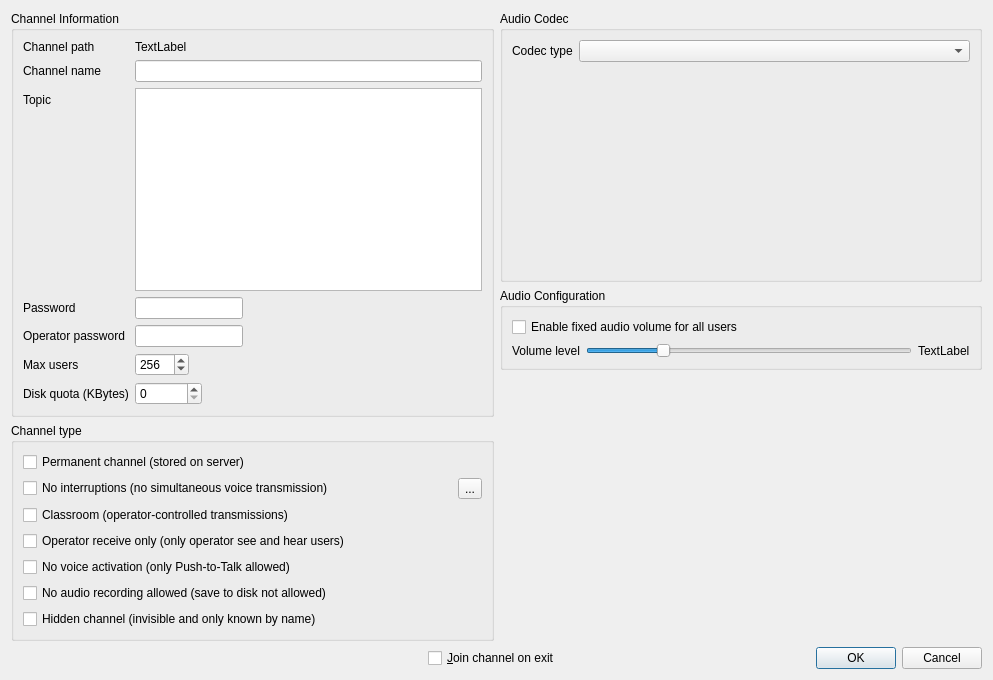
<?xml version="1.0" encoding="UTF-8"?>
<ui version="4.0">
 <class>ChannelDlg</class>
 <widget class="QDialog" name="ChannelDlg">
  <property name="geometry">
   <rect>
    <x>0</x>
    <y>0</y>
    <width>993</width>
    <height>680</height>
   </rect>
  </property>
  <property name="windowTitle">
   <string>Channel</string>
  </property>
  <property name="locale">
   <locale language="C" country="AnyCountry"/>
  </property>
  <property name="modal">
   <bool>true</bool>
  </property>
  <layout class="QVBoxLayout" name="verticalLayout_6">
   <item>
    <layout class="QHBoxLayout" name="horizontalLayout_5">
     <item>
      <layout class="QVBoxLayout" name="verticalLayout_5">
       <item>
        <widget class="QGroupBox" name="groupBox">
         <property name="title">
          <string>Channel Information</string>
         </property>
         <layout class="QFormLayout" name="formLayout">
          <item row="0" column="0">
           <widget class="QLabel" name="label_7">
            <property name="text">
             <string>Channel path</string>
            </property>
           </widget>
          </item>
          <item row="0" column="1">
           <widget class="QLabel" name="chanpathLabel">
            <property name="text">
             <string notr="true">TextLabel</string>
            </property>
           </widget>
          </item>
          <item row="1" column="0">
           <widget class="QLabel" name="label">
            <property name="text">
             <string>Channel name</string>
            </property>
            <property name="buddy">
             <cstring>nameEdit</cstring>
            </property>
           </widget>
          </item>
          <item row="1" column="1">
           <widget class="QLineEdit" name="nameEdit"/>
          </item>
          <item row="2" column="0">
           <widget class="QLabel" name="label_2">
            <property name="text">
             <string>Topic</string>
            </property>
            <property name="buddy">
             <cstring>topicTextEdit</cstring>
            </property>
           </widget>
          </item>
          <item row="2" column="1">
           <widget class="QPlainTextEdit" name="topicTextEdit">
            <property name="tabChangesFocus">
             <bool>true</bool>
            </property>
           </widget>
          </item>
          <item row="3" column="0">
           <widget class="QLabel" name="label_3">
            <property name="text">
             <string>Password</string>
            </property>
            <property name="buddy">
             <cstring>chanpasswdEdit</cstring>
            </property>
           </widget>
          </item>
          <item row="3" column="1">
           <widget class="QLineEdit" name="chanpasswdEdit">
            <property name="sizePolicy">
             <sizepolicy hsizetype="Fixed" vsizetype="Fixed">
              <horstretch>0</horstretch>
              <verstretch>0</verstretch>
             </sizepolicy>
            </property>
           </widget>
          </item>
          <item row="4" column="0">
           <widget class="QLabel" name="label_4">
            <property name="text">
             <string>Operator password</string>
            </property>
            <property name="buddy">
             <cstring>oppasswdEdit</cstring>
            </property>
           </widget>
          </item>
          <item row="4" column="1">
           <widget class="QLineEdit" name="oppasswdEdit">
            <property name="sizePolicy">
             <sizepolicy hsizetype="Fixed" vsizetype="Fixed">
              <horstretch>0</horstretch>
              <verstretch>0</verstretch>
             </sizepolicy>
            </property>
           </widget>
          </item>
          <item row="5" column="0">
           <widget class="QLabel" name="label_12">
            <property name="text">
             <string>Max users</string>
            </property>
            <property name="buddy">
             <cstring>maxusersSpinBox</cstring>
            </property>
           </widget>
          </item>
          <item row="5" column="1">
           <widget class="QSpinBox" name="maxusersSpinBox">
            <property name="sizePolicy">
             <sizepolicy hsizetype="Fixed" vsizetype="Fixed">
              <horstretch>0</horstretch>
              <verstretch>0</verstretch>
             </sizepolicy>
            </property>
            <property name="maximum">
             <number>1000</number>
            </property>
            <property name="value">
             <number>256</number>
            </property>
           </widget>
          </item>
          <item row="6" column="0">
           <widget class="QLabel" name="label_13">
            <property name="text">
             <string>Disk quota (KBytes)</string>
            </property>
            <property name="buddy">
             <cstring>diskquotaSpinBox</cstring>
            </property>
           </widget>
          </item>
          <item row="6" column="1">
           <widget class="QSpinBox" name="diskquotaSpinBox">
            <property name="sizePolicy">
             <sizepolicy hsizetype="Maximum" vsizetype="Fixed">
              <horstretch>0</horstretch>
              <verstretch>0</verstretch>
             </sizepolicy>
            </property>
            <property name="maximum">
             <number>999999999</number>
            </property>
           </widget>
          </item>
         </layout>
        </widget>
       </item>
       <item>
        <widget class="QGroupBox" name="groupBox_4">
         <property name="title">
          <string>Channel type</string>
         </property>
         <layout class="QVBoxLayout" name="verticalLayout_3">
          <item>
           <widget class="QCheckBox" name="staticchanBox">
            <property name="text">
             <string>Permanent channel (stored on server)</string>
            </property>
           </widget>
          </item>
          <item>
           <layout class="QHBoxLayout" name="horizontalLayout_6">
            <item>
             <widget class="QCheckBox" name="singletxchanBox">
              <property name="text">
               <string>No interruptions (no simultaneous voice transmission)</string>
              </property>
             </widget>
            </item>
            <item>
             <widget class="QToolButton" name="singletxButton">
              <property name="text">
               <string>...</string>
              </property>
             </widget>
            </item>
           </layout>
          </item>
          <item>
           <widget class="QCheckBox" name="classroomchanBox">
            <property name="text">
             <string>Classroom (operator-controlled transmissions)</string>
            </property>
           </widget>
          </item>
          <item>
           <widget class="QCheckBox" name="oprecvonlychanBox">
            <property name="text">
             <string>Operator receive only (only operator see and hear users)</string>
            </property>
           </widget>
          </item>
          <item>
           <widget class="QCheckBox" name="novoiceactBox">
            <property name="text">
             <string>No voice activation (only Push-to-Talk allowed)</string>
            </property>
           </widget>
          </item>
          <item>
           <widget class="QCheckBox" name="norecordBox">
            <property name="text">
             <string>No audio recording allowed (save to disk not allowed)</string>
            </property>
           </widget>
          </item>
          <item>
           <widget class="QCheckBox" name="hiddenchannelBox">
            <property name="text">
             <string>Hidden channel (invisible and only known by name)</string>
            </property>
           </widget>
          </item>
         </layout>
        </widget>
       </item>
      </layout>
     </item>
     <item>
      <layout class="QVBoxLayout" name="verticalLayout_2">
       <item>
        <widget class="QGroupBox" name="groupBox_2">
         <property name="title">
          <string>Audio Codec</string>
         </property>
         <layout class="QVBoxLayout" name="verticalLayout_4">
          <item>
           <layout class="QHBoxLayout" name="horizontalLayout_2">
            <item>
             <widget class="QLabel" name="label_5">
              <property name="text">
               <string>Codec type</string>
              </property>
              <property name="buddy">
               <cstring>audiocodecBox</cstring>
              </property>
             </widget>
            </item>
            <item>
             <widget class="QComboBox" name="audiocodecBox">
              <property name="sizePolicy">
               <sizepolicy hsizetype="Expanding" vsizetype="Fixed">
                <horstretch>0</horstretch>
                <verstretch>0</verstretch>
               </sizepolicy>
              </property>
             </widget>
            </item>
           </layout>
          </item>
          <item>
           <widget class="QStackedWidget" name="stackedWidget">
            <property name="currentIndex">
             <number>0</number>
            </property>
            <widget class="QWidget" name="nocodecPage"/>
            <widget class="QWidget" name="spxPage">
             <layout class="QFormLayout" name="formLayout_3">
              <item row="0" column="0">
               <widget class="QLabel" name="label_36">
                <property name="text">
                 <string>Sample rate</string>
                </property>
                <property name="buddy">
                 <cstring>spx_srateBox</cstring>
                </property>
               </widget>
              </item>
              <item row="0" column="1">
               <layout class="QHBoxLayout" name="horizontalLayout_22">
                <item>
                 <widget class="QComboBox" name="spx_srateBox"/>
                </item>
                <item>
                 <widget class="QLabel" name="label_37">
                  <property name="text">
                   <string>Hz</string>
                  </property>
                 </widget>
                </item>
                <item>
                 <spacer name="horizontalSpacer_6">
                  <property name="orientation">
                   <enum>Qt::Horizontal</enum>
                  </property>
                  <property name="sizeHint" stdset="0">
                   <size>
                    <width>40</width>
                    <height>20</height>
                   </size>
                  </property>
                 </spacer>
                </item>
               </layout>
              </item>
              <item row="1" column="0">
               <widget class="QLabel" name="label_8">
                <property name="text">
                 <string>Quality</string>
                </property>
                <property name="buddy">
                 <cstring>spx_qualitySlider</cstring>
                </property>
               </widget>
              </item>
              <item row="1" column="1">
               <layout class="QHBoxLayout" name="horizontalLayout_8">
                <item>
                 <widget class="QSlider" name="spx_qualitySlider">
                  <property name="minimum">
                   <number>0</number>
                  </property>
                  <property name="maximum">
                   <number>10</number>
                  </property>
                  <property name="value">
                   <number>4</number>
                  </property>
                  <property name="orientation">
                   <enum>Qt::Horizontal</enum>
                  </property>
                 </widget>
                </item>
                <item>
                 <widget class="QLabel" name="spxQualityLabel">
                  <property name="text">
                   <string notr="true">TextLabel</string>
                  </property>
                 </widget>
                </item>
                <item>
                 <spacer name="horizontalSpacer_7">
                  <property name="orientation">
                   <enum>Qt::Horizontal</enum>
                  </property>
                  <property name="sizeHint" stdset="0">
                   <size>
                    <width>40</width>
                    <height>20</height>
                   </size>
                  </property>
                 </spacer>
                </item>
               </layout>
              </item>
              <item row="2" column="0">
               <widget class="QLabel" name="label_14">
                <property name="text">
                 <string>Transmit interval</string>
                </property>
                <property name="buddy">
                 <cstring>spx_txdelaySpinBox</cstring>
                </property>
               </widget>
              </item>
              <item row="2" column="1">
               <layout class="QHBoxLayout" name="horizontalLayout_3">
                <item>
                 <widget class="QSpinBox" name="spx_txdelaySpinBox">
                  <property name="minimum">
                   <number>20</number>
                  </property>
                  <property name="maximum">
                   <number>100</number>
                  </property>
                  <property name="singleStep">
                   <number>20</number>
                  </property>
                  <property name="value">
                   <number>40</number>
                  </property>
                 </widget>
                </item>
                <item>
                 <widget class="QLabel" name="label_16">
                  <property name="text">
                   <string>msec</string>
                  </property>
                 </widget>
                </item>
                <item>
                 <spacer name="horizontalSpacer_8">
                  <property name="orientation">
                   <enum>Qt::Horizontal</enum>
                  </property>
                  <property name="sizeHint" stdset="0">
                   <size>
                    <width>40</width>
                    <height>20</height>
                   </size>
                  </property>
                 </spacer>
                </item>
               </layout>
              </item>
             </layout>
            </widget>
            <widget class="QWidget" name="spxvbrPage">
             <layout class="QFormLayout" name="formLayout_4">
              <item row="0" column="0">
               <widget class="QLabel" name="label_38">
                <property name="text">
                 <string>Sample rate</string>
                </property>
                <property name="buddy">
                 <cstring>spxvbr_srateBox</cstring>
                </property>
               </widget>
              </item>
              <item row="0" column="1">
               <layout class="QHBoxLayout" name="horizontalLayout_23">
                <item>
                 <widget class="QComboBox" name="spxvbr_srateBox"/>
                </item>
                <item>
                 <widget class="QLabel" name="label_39">
                  <property name="text">
                   <string>Hz</string>
                  </property>
                 </widget>
                </item>
                <item>
                 <spacer name="horizontalSpacer_9">
                  <property name="orientation">
                   <enum>Qt::Horizontal</enum>
                  </property>
                  <property name="sizeHint" stdset="0">
                   <size>
                    <width>40</width>
                    <height>20</height>
                   </size>
                  </property>
                 </spacer>
                </item>
               </layout>
              </item>
              <item row="1" column="0">
               <widget class="QLabel" name="label_11">
                <property name="text">
                 <string>Quality</string>
                </property>
                <property name="buddy">
                 <cstring>spxvbr_qualitySlider</cstring>
                </property>
               </widget>
              </item>
              <item row="1" column="1">
               <layout class="QHBoxLayout" name="horizontalLayout_7">
                <item>
                 <widget class="QSlider" name="spxvbr_qualitySlider">
                  <property name="minimum">
                   <number>0</number>
                  </property>
                  <property name="maximum">
                   <number>10</number>
                  </property>
                  <property name="value">
                   <number>4</number>
                  </property>
                  <property name="orientation">
                   <enum>Qt::Horizontal</enum>
                  </property>
                 </widget>
                </item>
                <item>
                 <widget class="QLabel" name="spxvbr_QualityLabel">
                  <property name="text">
                   <string notr="true">TextLabel</string>
                  </property>
                 </widget>
                </item>
               </layout>
              </item>
              <item row="2" column="0">
               <widget class="QLabel" name="label_15">
                <property name="text">
                 <string>Max bitrate</string>
                </property>
                <property name="buddy">
                 <cstring>spxvbr_maxbpsSpinBox</cstring>
                </property>
               </widget>
              </item>
              <item row="2" column="1">
               <layout class="QHBoxLayout" name="horizontalLayout_9">
                <item>
                 <widget class="QSpinBox" name="spxvbr_maxbpsSpinBox">
                  <property name="minimum">
                   <number>0</number>
                  </property>
                  <property name="maximum">
                   <number>44000</number>
                  </property>
                  <property name="singleStep">
                   <number>1000</number>
                  </property>
                  <property name="value">
                   <number>0</number>
                  </property>
                 </widget>
                </item>
                <item>
                 <widget class="QLabel" name="label_17">
                  <property name="text">
                   <string>bps</string>
                  </property>
                 </widget>
                </item>
               </layout>
              </item>
              <item row="3" column="0">
               <widget class="QCheckBox" name="spxvbr_dtxBox">
                <property name="text">
                 <string>Ignore silence (DTX)</string>
                </property>
                <property name="checked">
                 <bool>true</bool>
                </property>
               </widget>
              </item>
              <item row="4" column="0">
               <widget class="QLabel" name="label_23">
                <property name="text">
                 <string>Transmit interval</string>
                </property>
                <property name="buddy">
                 <cstring>spxvbr_txdelaySpinBox</cstring>
                </property>
               </widget>
              </item>
              <item row="4" column="1">
               <layout class="QHBoxLayout" name="horizontalLayout_24">
                <item>
                 <widget class="QSpinBox" name="spxvbr_txdelaySpinBox">
                  <property name="minimum">
                   <number>20</number>
                  </property>
                  <property name="maximum">
                   <number>100</number>
                  </property>
                  <property name="singleStep">
                   <number>20</number>
                  </property>
                  <property name="value">
                   <number>40</number>
                  </property>
                 </widget>
                </item>
                <item>
                 <widget class="QLabel" name="label_24">
                  <property name="text">
                   <string>msec</string>
                  </property>
                 </widget>
                </item>
               </layout>
              </item>
             </layout>
            </widget>
            <widget class="QWidget" name="opusPage">
             <layout class="QFormLayout" name="formLayout_5">
              <item row="0" column="0">
               <widget class="QLabel" name="label_47">
                <property name="text">
                 <string>Application</string>
                </property>
                <property name="buddy">
                 <cstring>opus_appBox</cstring>
                </property>
               </widget>
              </item>
              <item row="0" column="1">
               <layout class="QHBoxLayout" name="horizontalLayout_27">
                <item>
                 <widget class="QComboBox" name="opus_appBox"/>
                </item>
                <item>
                 <spacer name="horizontalSpacer_12">
                  <property name="orientation">
                   <enum>Qt::Horizontal</enum>
                  </property>
                  <property name="sizeHint" stdset="0">
                   <size>
                    <width>40</width>
                    <height>20</height>
                   </size>
                  </property>
                 </spacer>
                </item>
               </layout>
              </item>
              <item row="1" column="0">
               <widget class="QLabel" name="label_43">
                <property name="text">
                 <string>Sample rate</string>
                </property>
                <property name="buddy">
                 <cstring>opus_srateBox</cstring>
                </property>
               </widget>
              </item>
              <item row="1" column="1">
               <layout class="QHBoxLayout" name="horizontalLayout_26">
                <item>
                 <widget class="QComboBox" name="opus_srateBox"/>
                </item>
                <item>
                 <widget class="QLabel" name="label_40">
                  <property name="text">
                   <string>Hz</string>
                  </property>
                 </widget>
                </item>
                <item>
                 <spacer name="horizontalSpacer_11">
                  <property name="orientation">
                   <enum>Qt::Horizontal</enum>
                  </property>
                  <property name="sizeHint" stdset="0">
                   <size>
                    <width>40</width>
                    <height>20</height>
                   </size>
                  </property>
                 </spacer>
                </item>
               </layout>
              </item>
              <item row="2" column="0">
               <widget class="QLabel" name="label_46">
                <property name="text">
                 <string>Audio channels</string>
                </property>
                <property name="buddy">
                 <cstring>opus_channelsBox</cstring>
                </property>
               </widget>
              </item>
              <item row="2" column="1">
               <layout class="QHBoxLayout" name="horizontalLayout_25">
                <item>
                 <widget class="QComboBox" name="opus_channelsBox"/>
                </item>
                <item>
                 <spacer name="horizontalSpacer_10">
                  <property name="orientation">
                   <enum>Qt::Horizontal</enum>
                  </property>
                  <property name="sizeHint" stdset="0">
                   <size>
                    <width>40</width>
                    <height>20</height>
                   </size>
                  </property>
                 </spacer>
                </item>
               </layout>
              </item>
              <item row="3" column="0">
               <widget class="QLabel" name="label_45">
                <property name="text">
                 <string>Bitrate</string>
                </property>
                <property name="buddy">
                 <cstring>opus_bpsSpinBox</cstring>
                </property>
               </widget>
              </item>
              <item row="3" column="1">
               <layout class="QHBoxLayout" name="horizontalLayout_29">
                <item>
                 <widget class="QSpinBox" name="opus_bpsSpinBox"/>
                </item>
                <item>
                 <widget class="QLabel" name="label_42">
                  <property name="text">
                   <string>Kbps</string>
                  </property>
                 </widget>
                </item>
                <item>
                 <spacer name="horizontalSpacer_14">
                  <property name="orientation">
                   <enum>Qt::Horizontal</enum>
                  </property>
                  <property name="sizeHint" stdset="0">
                   <size>
                    <width>40</width>
                    <height>20</height>
                   </size>
                  </property>
                 </spacer>
                </item>
                <item>
                 <widget class="QCheckBox" name="opus_vbrCheckBox">
                  <property name="text">
                   <string>Variable bitrate</string>
                  </property>
                 </widget>
                </item>
               </layout>
              </item>
              <item row="4" column="0" colspan="2">
               <widget class="QCheckBox" name="opus_dtxBox">
                <property name="text">
                 <string>Ignore silence (DTX)</string>
                </property>
                <property name="checked">
                 <bool>true</bool>
                </property>
               </widget>
              </item>
              <item row="5" column="0">
               <widget class="QLabel" name="label_44">
                <property name="text">
                 <string>Transmit interval</string>
                </property>
                <property name="buddy">
                 <cstring>opus_txdelaySpinBox</cstring>
                </property>
               </widget>
              </item>
              <item row="5" column="1">
               <layout class="QHBoxLayout" name="horizontalLayout_28">
                <item>
                 <widget class="QSpinBox" name="opus_txdelaySpinBox"/>
                </item>
                <item>
                 <widget class="QLabel" name="label_41">
                  <property name="text">
                   <string>msec</string>
                  </property>
                 </widget>
                </item>
                <item>
                 <spacer name="horizontalSpacer_13">
                  <property name="orientation">
                   <enum>Qt::Horizontal</enum>
                  </property>
                  <property name="sizeHint" stdset="0">
                   <size>
                    <width>40</width>
                    <height>20</height>
                   </size>
                  </property>
                 </spacer>
                </item>
                <item>
                 <widget class="QLabel" name="label_6">
                  <property name="text">
                   <string>Frame size</string>
                  </property>
                  <property name="buddy">
                   <cstring>opus_framesizeComboBox</cstring>
                  </property>
                 </widget>
                </item>
                <item>
                 <widget class="QComboBox" name="opus_framesizeComboBox"/>
                </item>
                <item>
                 <widget class="QLabel" name="label_10">
                  <property name="text">
                   <string>msec</string>
                  </property>
                 </widget>
                </item>
               </layout>
              </item>
             </layout>
            </widget>
           </widget>
          </item>
         </layout>
        </widget>
       </item>
       <item>
        <widget class="QGroupBox" name="groupBox_3">
         <property name="title">
          <string>Audio Configuration</string>
         </property>
         <layout class="QVBoxLayout" name="verticalLayout">
          <item>
           <widget class="QCheckBox" name="agcBox">
            <property name="toolTip">
             <string>Ensure all users in the channel have the same audio volume</string>
            </property>
            <property name="text">
             <string>Enable fixed audio volume for all users</string>
            </property>
           </widget>
          </item>
          <item>
           <layout class="QHBoxLayout" name="horizontalLayout">
            <item>
             <widget class="QLabel" name="label_9">
              <property name="text">
               <string>Volume level</string>
              </property>
              <property name="buddy">
               <cstring>gainlevelSlider</cstring>
              </property>
             </widget>
            </item>
            <item>
             <widget class="QSlider" name="gainlevelSlider">
              <property name="minimum">
               <number>1</number>
              </property>
              <property name="maximum">
               <number>32</number>
              </property>
              <property name="value">
               <number>8</number>
              </property>
              <property name="orientation">
               <enum>Qt::Horizontal</enum>
              </property>
             </widget>
            </item>
            <item>
             <widget class="QLabel" name="gainlevelLabel">
              <property name="text">
               <string notr="true">TextLabel</string>
              </property>
             </widget>
            </item>
           </layout>
          </item>
         </layout>
        </widget>
       </item>
       <item>
        <spacer name="verticalSpacer">
         <property name="orientation">
          <enum>Qt::Vertical</enum>
         </property>
         <property name="sizeHint" stdset="0">
          <size>
           <width>20</width>
           <height>40</height>
          </size>
         </property>
        </spacer>
       </item>
      </layout>
     </item>
    </layout>
   </item>
   <item>
    <layout class="QHBoxLayout" name="horizontalLayout_4">
     <item>
      <spacer name="horizontalSpacer">
       <property name="orientation">
        <enum>Qt::Horizontal</enum>
       </property>
       <property name="sizeHint" stdset="0">
        <size>
         <width>40</width>
         <height>20</height>
        </size>
       </property>
      </spacer>
     </item>
     <item>
      <widget class="QCheckBox" name="joinchanBox">
       <property name="text">
        <string>&amp;Join channel on exit</string>
       </property>
      </widget>
     </item>
     <item>
      <widget class="QDialogButtonBox" name="buttonBox">
       <property name="orientation">
        <enum>Qt::Horizontal</enum>
       </property>
       <property name="standardButtons">
        <set>QDialogButtonBox::Cancel|QDialogButtonBox::Ok</set>
       </property>
      </widget>
     </item>
    </layout>
   </item>
  </layout>
 </widget>
 <resources/>
 <connections>
  <connection>
   <sender>buttonBox</sender>
   <signal>accepted()</signal>
   <receiver>ChannelDlg</receiver>
   <slot>accept()</slot>
   <hints>
    <hint type="sourcelabel">
     <x>258</x>
     <y>348</y>
    </hint>
    <hint type="destinationlabel">
     <x>157</x>
     <y>274</y>
    </hint>
   </hints>
  </connection>
  <connection>
   <sender>buttonBox</sender>
   <signal>rejected()</signal>
   <receiver>ChannelDlg</receiver>
   <slot>reject()</slot>
   <hints>
    <hint type="sourcelabel">
     <x>326</x>
     <y>348</y>
    </hint>
    <hint type="destinationlabel">
     <x>286</x>
     <y>274</y>
    </hint>
   </hints>
  </connection>
 </connections>
</ui>
